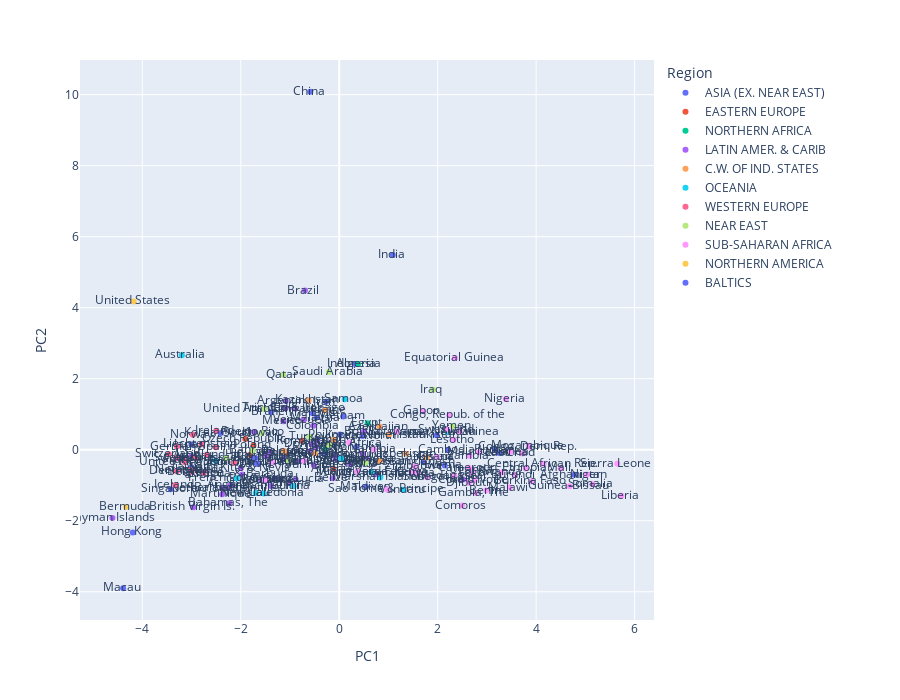

Source (notebook cell):
### Markdown cell above
##### Visualizamos en 2D

### Code cell
# Visualizamos en 2D
import plotly.express as px

px.scatter(
    df_plot.dropna(),
    x="PC1",
    y="PC2",
    height=700,
    text="Pais",
    color="Region",
)

### Figure 1 — Plotly figure (JSON) as saved in the notebook; plotly's stock layout.template omitted (floating-point values rounded to 4 significant figures)
{"data": [{"hovertemplate": "Region=ASIA (EX. NEAR EAST)         <br>PC1=%{x}<br>PC2=%{y}<br>Pais=%{text}<extra></extra>", "legendgroup": "ASIA (EX. NEAR EAST)         ", "marker": {"color": "#636efa", "symbol": "circle"}, "mode": "markers+text", "name": "ASIA (EX. NEAR EAST)         ", "orientation": "v", "showlegend": true, "text": ["Afghanistan ", "Bangladesh ", "Bhutan ", "Brunei ", "Burma ", "Cambodia ", "China ", "Hong Kong ", "India ", "Indonesia ", "Iran ", "Japan ", "Korea, North ", "Korea, South ", "Laos ", "Macau ", "Malaysia ", "Maldives ", "Mongolia ", "Pakistan ", "Philippines ", "Singapore ", "Sri Lanka ", "Taiwan ", "Thailand ", "Vietnam "], "type": "scatter", "x": [4.779, 1.713, 3.165, -1.381, 2.142, 2.206, -0.5883, -4.194, 1.088, 0.3236, -0.2695, -3.002, 0.4711, -2.408, 3.248, -4.39, -0.4598, 0.5441, 0.3478, 1.981, 0.01361, -3.423, -0.3095, -3.003, -0.5415, 0.07962], "xaxis": "x", "y": [-0.7052, -0.3559, 0.004273, 1.056, -0.4419, -0.008463, 10.08, -2.329, 5.481, 2.413, 1.348, 0.1443, 0.3881, 0.4726, -0.09008, -3.901, 0.9047, -1.041, 0.07841, 0.4105, 0.4283, -1.116, -0.1099, -0.4968, 1.027, 0.9373], "yaxis": "y"}, {"hovertemplate": "Region=EASTERN EUROPE                     <br>PC1=%{x}<br>PC2=%{y}<br>Pais=%{text}<extra></extra>", "legendgroup": "EASTERN EUROPE                     ", "marker": {"color": "#EF553B", "symbol": "circle"}, "mode": "markers+text", "name": "EASTERN EUROPE                     ", "orientation": "v", "showlegend": true, "text": ["Albania ", "Bulgaria ", "Czech Republic ", "Hungary ", "Poland ", "Romania "], "type": "scatter", "x": [-0.115, -1.074, -1.906, -1.81, -1.742, -0.7583], "xaxis": "x", "y": [-0.5435, -0.09548, 0.2994, -0.1439, 0.1213, 0.251], "yaxis": "y"}, {"hovertemplate": "Region=NORTHERN AFRICA                    <br>PC1=%{x}<br>PC2=%{y}<br>Pais=%{text}<extra></extra>", "legendgroup": "NORTHERN AFRICA                    ", "marker": {"color": "#00cc96", "symbol": "circle"}, "mode": "markers+text", "name": "NORTHERN AFRICA                    ", "orientation": "v", "showlegend": true, "text": ["Algeria ", "Egypt ", "Tunisia "], "type": "scatter", "x": [0.3797, 0.5785, -0.284], "xaxis": "x", "y": [2.415, 0.7468, 0.02077], "yaxis": "y"}, {"hovertemplate": "Region=LATIN AMER. & CARIB    <br>PC1=%{x}<br>PC2=%{y}<br>Pais=%{text}<extra></extra>", "legendgroup": "LATIN AMER. & CARIB    ", "marker": {"color": "#ab63fa", "symbol": "circle"}, "mode": "markers+text", "name": "LATIN AMER. & CARIB    ", "orientation": "v", "showlegend": true, "text": ["Anguilla ", "Antigua & Barbuda ", "Argentina ", "Aruba ", "Bahamas, The ", "Barbados ", "Belize ", "Bolivia ", "Brazil ", "British Virgin Is. ", "Cayman Islands ", "Chile ", "Colombia ", "Costa Rica ", "Cuba ", "Dominica ", "Dominican Republic ", "Ecuador ", "El Salvador ", "French Guiana ", "Grenada ", "Guadeloupe ", "Guatemala ", "Guyana ", "Haiti ", "Honduras ", "Jamaica ", "Martinique ", "Mexico ", "Netherlands Antilles ", "Nicaragua ", "Panama ", "Paraguay ", "Peru ", "Puerto Rico ", "Saint Kitts & Nevis ", "Saint Lucia ", "Saint Vincent and the Grenadines ", "Suriname ", "Trinidad & Tobago ", "Uruguay ", "Venezuela "], "type": "scatter", "x": [-2.203, -1.974, -1.087, -3.004, -2.233, -2.371, -0.1334, 0.5, -0.6965, -2.963, -4.607, -1.091, -0.5219, -1.483, -1.112, -0.5569, -0.0892, -0.4673, -0.07748, -1.386, -1.292, -1.578, 0.7423, 0.5383, 2.518, 0.4735, -0.5863, -2.379, -1.133, -2.257, 0.5505, -1.004, 0.2175, -0.4417, -1.726, -1.998, -0.8854, -0.8555, -0.5157, -0.9061, -1.412, -0.7223], "xaxis": "x", "y": [-0.9919, -0.6949, 1.375, -0.1812, -1.505, -1.069, -0.8041, 0.5078, 4.482, -1.621, -1.919, 1.17, 0.6742, -0.1814, -0.255, 0.1528, -0.1476, 0.07725, -0.2549, -1.024, -0.8125, -0.8615, -0.6909, -0.3202, -0.838, -0.1094, -0.04644, -1.252, 0.8036, -1.074, -0.2587, -0.9307, -0.4032, 0.2554, 0.4959, -0.5124, -0.8359, -0.3359, -0.4355, 1.161, -0.05423, 0.847], "yaxis": "y"}, {"hovertemplate": "Region=C.W. OF IND. STATES <br>PC1=%{x}<br>PC2=%{y}<br>Pais=%{text}<extra></extra>", "legendgroup": "C.W. OF IND. STATES ", "marker": {"color": "#FFA15A", "symbol": "circle"}, "mode": "markers+text", "name": "C.W. OF IND. STATES ", "orientation": "v", "showlegend": true, "text": ["Armenia ", "Azerbaijan ", "Belarus ", "Georgia ", "Kazakhstan ", "Kyrgyzstan ", "Tajikistan ", "Turkmenistan ", "Ukraine ", "Uzbekistan "], "type": "scatter", "x": [-0.1146, 0.8204, -1.122, -0.4994, -0.6224, 0.8288, 1.778, 1.01, -0.2812, 1.358], "xaxis": "x", "y": [0.2809, 0.6481, -0.03757, -0.1049, 1.394, -0.3179, -0.2172, 0.4233, 1.109, -0.1119], "yaxis": "y"}, {"hovertemplate": "Region=OCEANIA                            <br>PC1=%{x}<br>PC2=%{y}<br>Pais=%{text}<extra></extra>", "legendgroup": "OCEANIA                            ", "marker": {"color": "#19d3f3", "symbol": "circle"}, "mode": "markers+text", "name": "OCEANIA                            ", "orientation": "v", "showlegend": true, "text": ["Australia ", "Fiji ", "French Polynesia ", "Marshall Islands ", "Micronesia, Fed. St. ", "New Caledonia ", "New Zealand ", "Palau ", "Papua New Guinea ", "Samoa ", "Tonga ", "Vanuatu "], "type": "scatter", "x": [-3.196, -0.9249, -2.081, 0.8344, 0.6561, -1.533, -2.512, -1.695, 2.203, 0.1113, 0.04045, 1.295], "xaxis": "x", "y": [2.659, -1.024, -0.8054, -0.7792, -0.6354, -1.232, -0.3109, -1.216, 0.5078, 1.421, -0.2386, -1.128], "yaxis": "y"}, {"hovertemplate": "Region=WESTERN EUROPE                     <br>PC1=%{x}<br>PC2=%{y}<br>Pais=%{text}<extra></extra>", "legendgroup": "WESTERN EUROPE                     ", "marker": {"color": "#FF6692", "symbol": "circle"}, "mode": "markers+text", "name": "WESTERN EUROPE                     ", "orientation": "v", "showlegend": true, "text": ["Austria ", "Belgium ", "Denmark ", "Finland ", "France ", "Germany ", "Greece ", "Iceland ", "Ireland ", "Liechtenstein ", "Netherlands ", "Norway ", "Portugal ", "Spain ", "Sweden ", "Switzerland ", "United Kingdom "], "type": "scatter", "x": [-2.929, -2.993, -3.299, -2.687, -3.157, -3.294, -2.753, -3.326, -2.495, -2.794, -3.018, -2.972, -2.134, -2.506, -3.305, -3.462, -3.13], "xaxis": "x", "y": [-0.2252, -0.6212, -0.6063, -0.1439, -0.3022, 0.08991, -0.6511, -1.0, 0.5315, 0.1528, -0.5719, 0.4212, -0.3577, 0.06806, -0.2323, -0.1287, -0.3519], "yaxis": "y"}, {"hovertemplate": "Region=NEAR EAST                          <br>PC1=%{x}<br>PC2=%{y}<br>Pais=%{text}<extra></extra>", "legendgroup": "NEAR EAST                          ", "marker": {"color": "#B6E880", "symbol": "circle"}, "mode": "markers+text", "name": "NEAR EAST                          ", "orientation": "v", "showlegend": true, "text": ["Bahrain ", "Iraq ", "Israel ", "Jordan ", "Kuwait ", "Oman ", "Qatar ", "Saudi Arabia ", "Syria ", "Turkey ", "United Arab Emirates ", "Yemen "], "type": "scatter", "x": [-1.761, 1.903, -2.292, -1.041, -1.577, -0.2078, -1.137, -0.2107, 0.5424, -0.6072, -1.524, 2.309], "xaxis": "x", "y": [-0.02115, 1.689, -0.2374, -0.3076, 0.4734, 0.1325, 2.113, 2.19, -0.3675, 0.3666, 1.148, 0.6711], "yaxis": "y"}, {"hovertemplate": "Region=SUB-SAHARAN AFRICA                 <br>PC1=%{x}<br>PC2=%{y}<br>Pais=%{text}<extra></extra>", "legendgroup": "SUB-SAHARAN AFRICA                 ", "marker": {"color": "#FF97FF", "symbol": "circle"}, "mode": "markers+text", "name": "SUB-SAHARAN AFRICA                 ", "orientation": "v", "showlegend": true, "text": ["Benin ", "Botswana ", "Burkina Faso ", "Burundi ", "Cameroon ", "Cape Verde ", "Central African Rep. ", "Chad ", "Comoros ", "Congo, Dem. Rep. ", "Congo, Repub. of the ", "Cote d'Ivoire ", "Djibouti ", "Equatorial Guinea ", "Eritrea ", "Ethiopia ", "Gabon ", "Gambia, The ", "Ghana ", "Guinea ", "Guinea-Bissau ", "Kenya ", "Lesotho ", "Liberia ", "Madagascar ", "Malawi ", "Mali ", "Mauritania ", "Mauritius ", "Mozambique ", "Namibia ", "Niger ", "Nigeria ", "Reunion ", "Rwanda ", "Sao Tome & Principe ", "Senegal ", "Seychelles ", "Sierra Leone ", "Somalia ", "South Africa ", "Sudan ", "Swaziland ", "Togo ", "Uganda ", "Zambia ", "Zimbabwe "], "type": "scatter", "x": [2.985, 1.171, 3.908, 3.567, 2.632, 0.3654, 4.152, 3.717, 2.495, 3.859, 2.231, 2.753, 2.631, 2.353, 1.594, 3.79, 1.7, 2.767, 1.986, 3.481, 4.679, 1.494, 2.325, 5.735, 2.338, 3.465, 4.499, 2.845, -1.364, 3.849, 0.701, 5.034, 3.384, -1.508, 3.3, 0.9712, 1.787, -0.7135, 5.648, 5.143, 0.2007, 2.447, 2.203, 2.699, 2.704, 2.649, 1.542], "xaxis": "x", "y": [-1.15, 0.5133, -0.8941, -0.7202, -0.5075, -0.6159, -0.3973, -0.1057, -1.572, 0.08575, 0.9724, -0.8663, -0.927, 2.576, -0.6483, -0.5271, 1.083, -1.222, -0.2032, -0.06002, -1.026, -0.6189, 0.2801, -1.299, -0.7296, -1.066, -0.5249, -0.07398, -0.3452, 0.1104, 0.006886, -0.7009, 1.43, -0.8474, -0.641, -1.118, -0.7725, -0.3072, -0.3919, -0.9731, 0.2021, 0.5133, 0.565, -0.6504, -0.5632, -0.1689, -0.4677], "yaxis": "y"}, {"hovertemplate": "Region=NORTHERN AMERICA                   <br>PC1=%{x}<br>PC2=%{y}<br>Pais=%{text}<extra></extra>", "legendgroup": "NORTHERN AMERICA                   ", "marker": {"color": "#FECB52", "symbol": "circle"}, "mode": "markers+text", "name": "NORTHERN AMERICA                   ", "orientation": "v", "showlegend": true, "text": ["Bermuda ", "United States "], "type": "scatter", "x": [-4.328, -4.176], "xaxis": "x", "y": [-1.61, 4.178], "yaxis": "y"}, {"hovertemplate": "Region=BALTICS                            <br>PC1=%{x}<br>PC2=%{y}<br>Pais=%{text}<extra></extra>", "legendgroup": "BALTICS                            ", "marker": {"color": "#636efa", "symbol": "circle"}, "mode": "markers+text", "name": "BALTICS                            ", "orientation": "v", "showlegend": true, "text": ["Estonia ", "Latvia "], "type": "scatter", "x": [-1.704, -1.67], "xaxis": "x", "y": [-0.2398, -0.4019], "yaxis": "y"}], "layout": {"height": 700, "legend": {"title": {"text": "Region"}, "tracegroupgap": 0}, "margin": {"t": 60}, "xaxis": {"anchor": "y", "domain": [0, 1], "title": {"text": "PC1"}}, "yaxis": {"anchor": "x", "domain": [0, 1], "title": {"text": "PC2"}}}}
